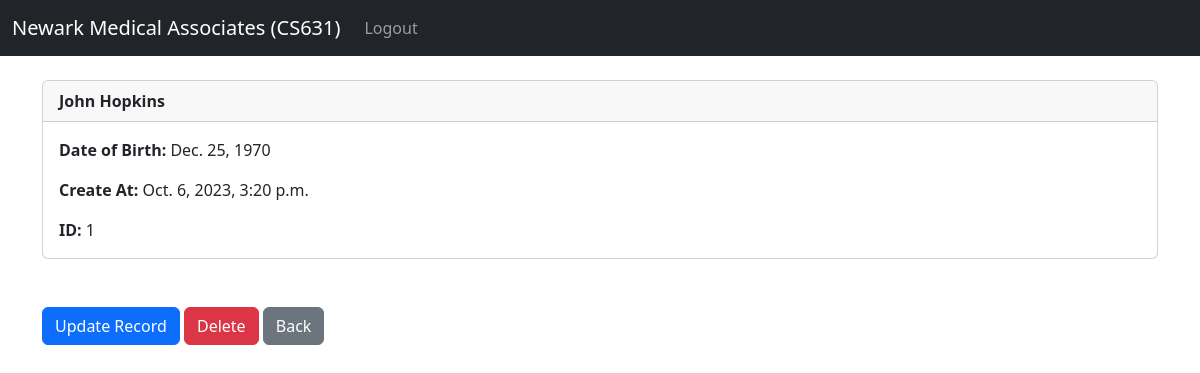
Screenshot of /patient_management/doctor1 (signed in) with the database file from the repository.
### website/models.py (models this page shows, shortened)
class Doctor(models.Model):
	created_at = models.DateTimeField(auto_now_add=True)
	first_name = models.CharField(max_length=50)
	last_name =  models.CharField(max_length=50)
	DOB = models.DateField()
	specialty = models.CharField(max_length=100, choices=realSpecialty)

### website/views.py (the view)
# urls.py: path('patient_management/doctor<int:pk>', views.doctor_record, name='doctor'),
def doctor_record(request, pk):
	if request.user.is_authenticated:
		doctor_record = Doctor.objects.get(id=pk)
		return render(request, 'patient_managements/doctor.html', {'doctor_record':doctor_record})
	else:
		messages.success(request, "This action requres user to be logged in.")
		return redirect('home')

### website/templates/patient_managements/doctor.html
{% extends 'base.html' %}
{% block content %}
<div class="card">
  <div class="card-header"><strong>
    	{{ doctor_record.first_name }}
		{{ doctor_record.last_name }}</strong>
  </div>
  <div class="card-body">
<p class="card-text">
<strong>Date of Birth: </strong>{{ doctor_record.DOB }}</p>
<p class="card-text">
<strong>Create At: </strong>{{ doctor_record.created_at }}</p>
<p class="card-text">
<strong>ID: </strong>{{ doctor_record.id }}</p>
  </div>
</div>
<br/><br/>
<a href="{% url 'update_doctor' doctor_record.id %}" class="btn btn-primary">Update Record</a>
<a href="{% url 'delete_doctor' doctor_record.id %}" class="btn btn-danger">Delete</a>
<a href="{% url 'doctor_table' %}" class="btn btn-secondary">Back</a>
{% endblock %}

### rows the page displays
Doctor: first_name "John", last_name "Hopkins", DOB "Dec. 25, 1970", created_at "Oct. 6, 2023, 3:20 p.m.", id "1"
